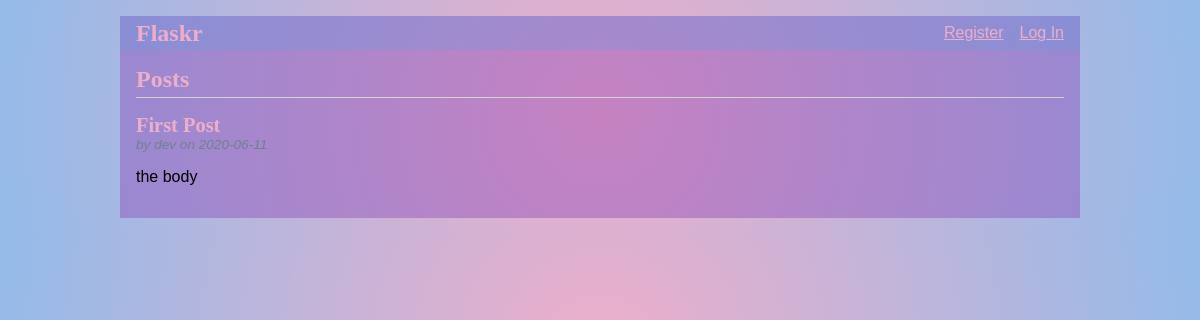
Before: / with the older database file.
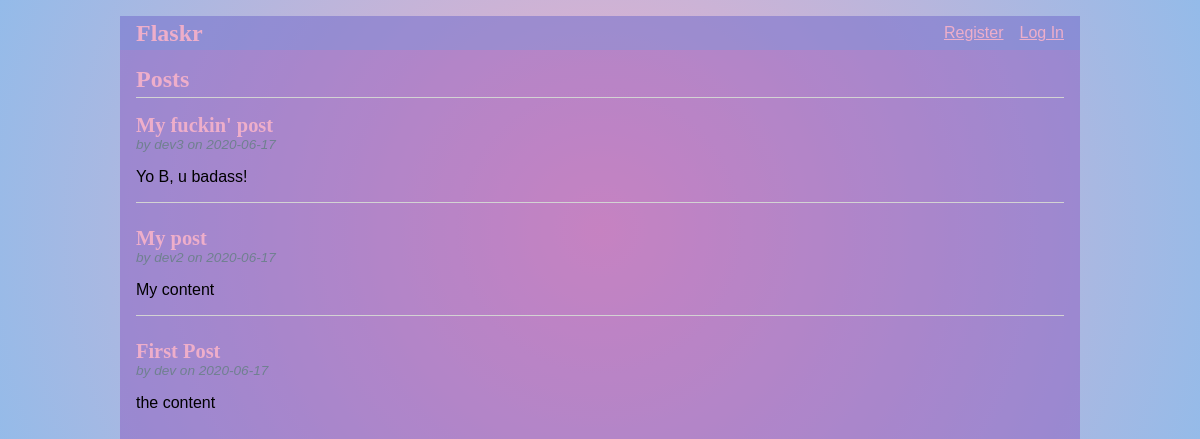
After: the same page with the newer database file.
### tables this page shows
CREATE TABLE post (
  id INTEGER PRIMARY KEY AUTOINCREMENT,
  author_id INTEGER NOT NULL,
  created TIMESTAMP NOT NULL DEFAULT CURRENT_TIMESTAMP,
  title TEXT NOT NULL,
  body TEXT NOT NULL,
  FOREIGN KEY (author_id) REFERENCES user (id)
);

CREATE TABLE user (
  id INTEGER PRIMARY KEY,
  idtype INTEGER,
  username TEXT UNIQUE NOT NULL,
  password TEXT NOT NULL,
  rol_id INTEGER NOT NULL,
  FOREIGN KEY (rol_id) REFERENCES rol (id),
  FOREIGN KEY (idtype) REFERENCES id_type (id)
);

### flaskr/blog.py (the view)
@bp.route('/')
def index():
    db = get_db()
    posts = db.execute(
        'SELECT p.id, title, body, created, author_id, username'
        ' FROM post p JOIN user u ON p.author_id = u.id'
        ' ORDER BY created DESC'
    ).fetchall()
    return render_template('blog/index.html', posts=posts)

### flaskr/auth.py (called while the page is built)
@bp.before_app_request
def load_logged_in_user():
    user_id = session.get('user_id')
    if user_id is None:
        g.user = None
    else:
        g.user = get_db().execute(
            'SELECT * FROM user WHERE id = ?', (user_id,)
        ).fetchone()

### flaskr/db.py (called while the page is built)
def get_db():
    if 'db' not in g:
        g.db = sqlite3.connect(
            current_app.config['DATABASE'],
            detect_types=sqlite3.PARSE_DECLTYPES
        )
        g.db.row_factory = sqlite3.Row
    return g.db

### flaskr/templates/blog/index.html (shortened to what this page needs)
{% extends 'base.html' %}
{% block header %}
  <h1>{% block title %}Posts{% endblock %}</h1>
{% endblock %}
{% block content %}
  {% for post in posts %}
    <article class="post">
      <header>
        <div>
          <h1>{{ post['title'] }}</h1>
          <div class="about">by {{ post['username'] }} on {{ post['created'].strftime('%Y-%m-%d') }}</div>
        </div>
      </header>
      <p class="body">{{ post['body'] }}</p>
    </article>
    {% if not loop.last %}
      <hr>
    {% endif %}
  {% endfor %}
{% endblock %}

### flaskr/templates/base.html (shortened to what this page needs)
<!doctype html>
<link rel="stylesheet" href="{{ url_for('static', filename='style.css') }}">
<nav>
  <h1><a class="action" href="{{ url_for('blog.index') }}" style="text-decoration: none;" >Flaskr</a></h1>
  <ul>
    {% if g.user %}
      <li><span>{{ g.user['username'] }}</span>
      <li><a href="{{ url_for('auth.logout') }}">Log Out</a>
    {% else %}
      <li><a href="{{ url_for('auth.register') }}">Register</a>
      <li><a href="{{ url_for('auth.login') }}">Log In</a>
    {% endif %}
  </ul>
</nav>
<section class="content">
  <header>
    {% block header %}{% endblock %}
  </header>
  {% block content %}{% endblock %}
</section>

### flaskr/static/style.css (style rules this page uses)
h1 { font-family: Cambria, serif; color: #eeaeca; margin: 1rem 0; }
a { color: #eeaeca; }
hr { border: none; border-top: 1px solid lightgray; }
nav { background: #649cde4a; display: flex; align-items: center; padding: 0 0.5rem; }
nav h1 { flex: auto; margin: 0; }
nav h1 a { text-decoration: none; padding: 0.25rem 0.5rem; }
nav ul { display: flex; list-style: none; margin: 0; padding: 0; }
nav ul li a, nav ul li span, header .action { display: block; padding: 0.5rem; }
.content { padding: 0 1rem 1rem; }
.content > header { border-bottom: 1px solid lightgray; display: flex; align-items: flex-end; }
.content > header h1 { flex: auto; margin: 1rem 0 0.25rem 0; }
.post > header { display: flex; align-items: flex-end; font-size: 0.85em; }
.post > header > div:first-of-type { flex: auto; }
.post > header h1 { font-size: 1.5em; margin-bottom: 0; }
.post .about { color: slategray; font-style: italic; }
.post .body { white-space: pre-line; }
.content:last-child { margin-bottom: 0; }

Changed rows visible on the page:
added post: title "My fuckin' post", username "dev3", created "2020-06-17", body "Yo B, u badass!"
added post: title "My post", username "dev2", created "2020-06-17", body "My content"
changed post "First Post": created "2020-06-11" → "2020-06-17"; body "the body" → "the content"
